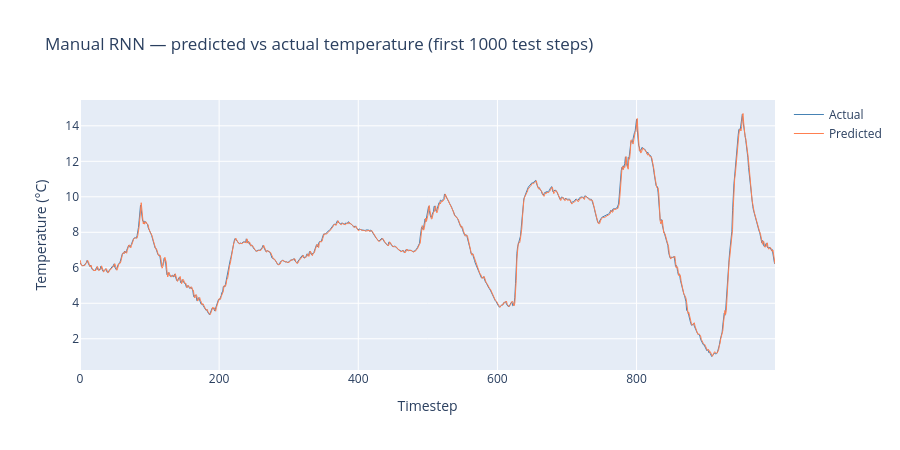

Source (notebook cell):
### Code cell
import plotly.graph_objects as go
import joblib

# Load the scaler so we can convert normalized values back to real degrees
scaler = joblib.load("../data/scaler.pkl")

# Run the model on the test set
test_loader = make_loader(X_test, y_test, BATCH_SIZE, shuffle=False)

model.eval()
all_preds  = []
all_actuals = []

with torch.no_grad():
    for X_batch, y_batch in test_loader:
        preds = model(X_batch).squeeze()
        all_preds.extend(preds.numpy())
        all_actuals.extend(y_batch.numpy())

# Convert lists to arrays
all_preds   = np.array(all_preds)
all_actuals = np.array(all_actuals)

# Inverse transform — convert from [0,1] back to real celsius values
# scaler expects shape (N, 1), so reshape, transform, flatten
preds_celsius   = scaler.inverse_transform(all_preds.reshape(-1, 1)).flatten()
actuals_celsius = scaler.inverse_transform(all_actuals.reshape(-1, 1)).flatten()

# Plot first 1000 timesteps so the pattern is visible
n_plot = 1000

fig = go.Figure()
fig.add_trace(go.Scatter(
    y=actuals_celsius[:n_plot],
    mode="lines",
    name="Actual",
    line=dict(color="steelblue", width=1)
))
fig.add_trace(go.Scatter(
    y=preds_celsius[:n_plot],
    mode="lines",
    name="Predicted",
    line=dict(color="coral", width=1)
))
fig.update_layout(
    title="Manual RNN — predicted vs actual temperature (first 1000 test steps)",
    xaxis_title="Timestep",
    yaxis_title="Temperature (°C)",
    height=450
)
fig.show()

# Summary metrics
mae  = np.mean(np.abs(preds_celsius - actuals_celsius))
rmse = np.sqrt(np.mean((preds_celsius - actuals_celsius) ** 2))
print(f"MAE:  {mae:.3f} °C")
print(f"RMSE: {rmse:.3f} °C")

### Figure 1 — Plotly figure (JSON) as saved in the notebook; plotly's stock layout.template omitted (floating-point values rounded to 4 significant figures; data arrays with more than 128 entries replaced by an {"elided": "..."} marker saying what was removed)
{"data": [{"line": {"color": "steelblue", "width": 1}, "mode": "lines", "name": "Actual", "type": "scatter", "y": {"elided": "1000 float values"}}, {"line": {"color": "coral", "width": 1}, "mode": "lines", "name": "Predicted", "type": "scatter", "y": {"elided": "1000 float values"}}], "layout": {"height": 450, "title": {"text": "Manual RNN — predicted vs actual temperature (first 1000 test steps)"}, "xaxis": {"title": {"text": "Timestep"}}, "yaxis": {"title": {"text": "Temperature (°C)"}}}}
